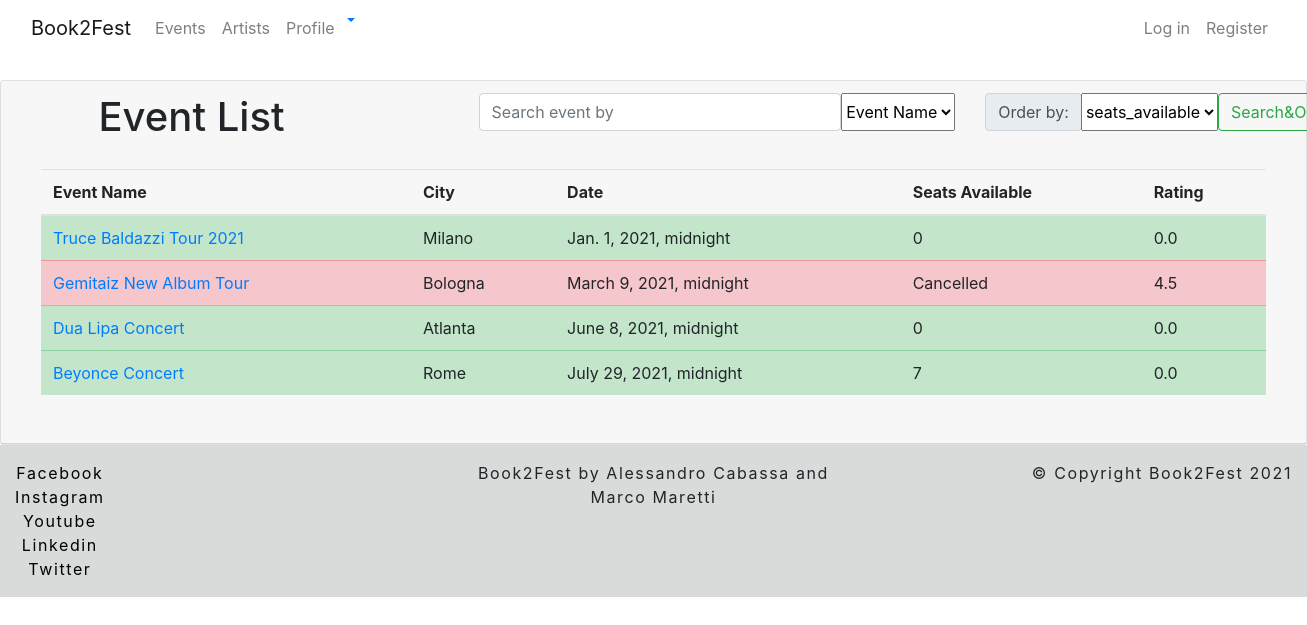
Page /book2fest/event/list on the earlier database version.
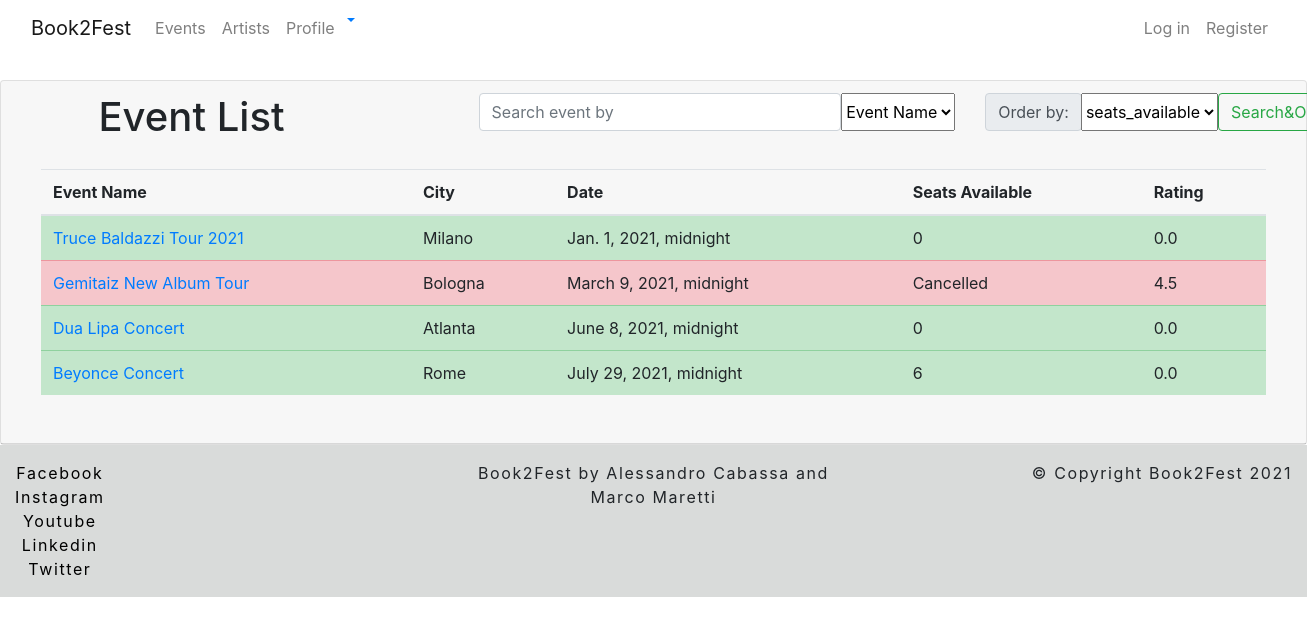
Same page on the later database version.
### book2fest/models.py (models this page shows, shortened)
class EventProfile(models.Model):
    user = models.ForeignKey(OrganizerProfile, related_name='event_user', on_delete=models.CASCADE)
    event_name = models.CharField(max_length=60)
    brief_description = models.TextField()
    description = models.TextField()
    artist_list = models.ManyToManyField(Artist)
    city = models.CharField(max_length=32)
    province = models.CharField(max_length=2)
    cap = models.CharField(max_length=5)
    country = models.CharField(max_length=32)
    address = models.CharField(max_length=32)
    how_to_reach = models.CharField(max_length=300)
    max_capacity = models.IntegerField()
    seats_available = models.IntegerField(default=None, blank=True, null=True)
    avg_rating = models.FloatField(default=None, blank=True, null=True)
    event_start = models.DateTimeField()
    event_end = models.DateTimeField()
    services = models.ManyToManyField(Service)# An event has many services, a service can be offered by many events (m to n)
    cancelled = models.BooleanField(default=False)

### book2fest/views.py (the view, shortened to what this page needs)
# urls.py: path('event/list', EventList.as_view(), name='event-list'),
class EventList(ListView):
    model = EventProfile
    template_name = "book2fest/event/list.html"
    def get_queryset(self):
        result = super(EventList, self).get_queryset()
        query = self.request.GET.get('search', None)
        filter = self.request.GET.get('search-filter', None)
        return result
    def get_ordering(self):
        ordering = self.request.GET.get('order-filter')
        if ordering == "avg_rating":
            ordering = "-avg_rating"
        if ordering == "seats_available":
            ordering = "-seats_available"
        return ordering
    def get_context_data(self, *, object_list=None, **kwargs):
        context = super(EventList, self).get_context_data(**kwargs)
        context['order_filters'] = ['event_name', 'event_start', 'avg_rating', 'seats_available']
        try:
            for event in self.object_list:
                event_seats = Seat.objects.all().filter(event=event.pk)
                seat_not_available = Seat.objects.all().filter(event=event.pk, available=False).count()
                event.seats_available  = event_seats.count() - seat_not_available
                event_tickets = Ticket.objects.all().filter(seat__in=event_seats)
                qs = Review.objects.filter(ticket__in=event_tickets).aggregate(Avg('rating'))
                if not qs.get('rating__avg'):
                    event.avg_rating = 0.0
                else:
                    event.avg_rating = qs.get('rating__avg')
                event.save()
            if not isinstance(self.request.user, AnonymousUser):
                context['organizer'] = OrganizerProfile.objects.get(user=self.request.user)
        except ObjectDoesNotExist:
            context['organizer'] = None
        return context

### book2fest/templates/book2fest/event/list.html (shortened to what this page needs)
{% extends 'base_list.html' %}
{% block content_title %}Event List{% endblock %}
{% block thead %}
    <th>Event Name</th>
    <th>City</th>
    <th>Date</th>
    <th>Seats Available</th>
    <th>Rating</th>
{% endblock %}
{% block tbody %}
    {% for event in object_list  %}
            {% if event.available == 0 or event.cancelled %}
                <tr class="table-danger">
            {% else %}
                <tr class="table-success">
            {% endif %}
            <td><a href="{% url 'book2fest:event-detail' event.pk %}">{{ event.event_name }}</a></td>
            <td>{{ event.city }}</td>
            <td>{{ event.event_start }}</td>
            {% if event.cancelled %}
                <td>Cancelled</td>
            {% else %}
                <td>{{ event.seats_available}}</td>
            {% endif %}
            <td>{{event.avg_rating}}</td>
        </tr>
    {% endfor %}
{% endblock %}

Differences in the rows shown:
changed EventProfile "Beyonce Concert": seats_available "7" → "6"
